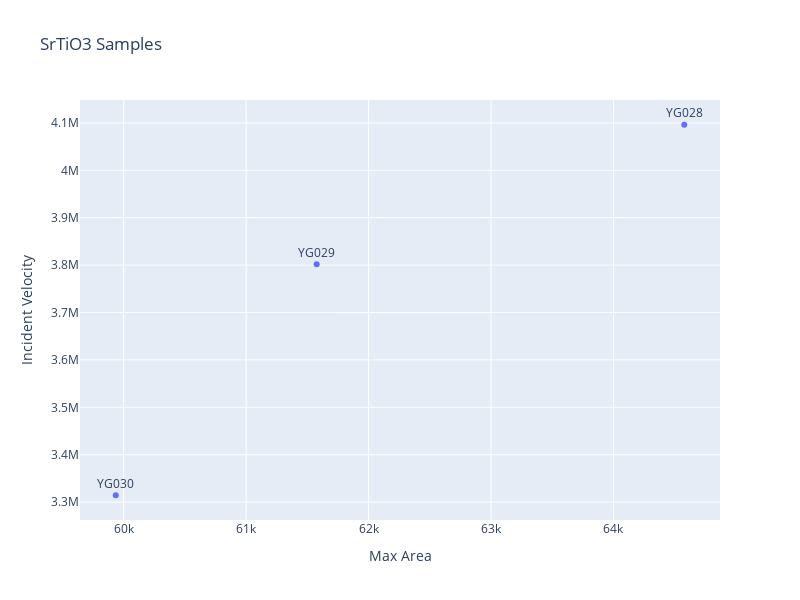

Notebook code for this chart:
### Code cell
# Create an interactive scatter plot
fig = px.scatter(df_key_values, x='Max Area', y='Incident Velocity', 
                 text='Growth', 
                 hover_data=['Growth'], title='SrTiO3 Samples',
                 width=800, height=600)

# Update traces to show text on hover only
fig.update_traces(textposition='top center', mode='markers+text')

# Show plot
fig.show()

### Figure 1 — Plotly figure (JSON) as saved in the notebook; plotly's stock layout.template omitted (floating-point values rounded to 4 significant figures)
{"data": [{"customdata": [["YG028"], ["YG029"], ["YG030"]], "hovertemplate": "Max Area=%{x}<br>Incident Velocity=%{y}<br>Growth=%{customdata[0]}<extra></extra>", "legendgroup": "", "marker": {"color": "#636efa", "symbol": "circle"}, "mode": "markers+text", "name": "", "orientation": "v", "showlegend": false, "text": ["YG028", "YG029", "YG030"], "textposition": "top center", "type": "scatter", "x": [64578, 61576, 59935], "xaxis": "x", "y": [4096000.0, 3802000.0, 3315000.0], "yaxis": "y"}], "layout": {"height": 600, "legend": {"tracegroupgap": 0}, "title": {"text": "SrTiO3 Samples"}, "width": 800, "xaxis": {"anchor": "y", "domain": [0, 1], "title": {"text": "Max Area"}}, "yaxis": {"anchor": "x", "domain": [0, 1], "title": {"text": "Incident Velocity"}}}}
